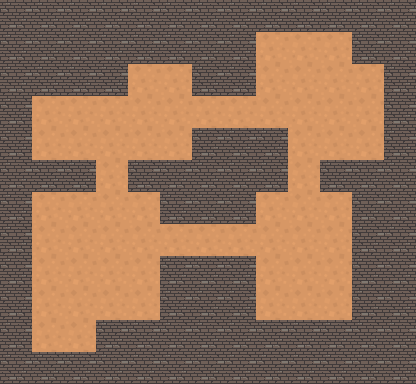

Rendered tile map (Tiled .tmx) drawn with the repository's tilesets; below, a short description and the full map source, tile grids included:
An orthogonal 13x12 tile map with 32x32 px tiles, 1 tile layer (Прошарок плиток 1).

<map version="1.10" tiledversion="1.10.2" orientation="orthogonal" renderorder="left-up" width="13" height="12" tilewidth="32" tileheight="32" infinite="0" nextlayerid="2" nextobjectid="1">
 <tileset firstgid="1" source="Підлога.tsx" />
 <layer id="1" name="Прошарок плиток 1" width="13" height="12">
  <data encoding="csv">
2,2,2,2,2,2,2,2,2,2,2,2,2,
2,2,2,2,2,2,2,2,1,1,1,2,2,
2,2,2,2,1,1,2,2,1,1,1,1,2,
2,1,1,1,1,1,1,1,1,1,1,1,2,
2,1,1,1,1,1,2,2,2,1,1,1,2,
2,2,2,1,2,2,2,2,2,1,2,2,2,
2,1,1,1,1,2,2,2,1,1,1,2,2,
2,1,1,1,1,1,1,1,1,1,1,2,2,
2,1,1,1,1,2,2,2,1,1,1,2,2,
2,1,1,1,1,2,2,2,1,1,1,2,2,
2,1,1,2,2,2,2,2,2,2,2,2,2,
2,2,2,2,2,2,2,2,2,2,2,2,2
</data>
 </layer>
</map>
